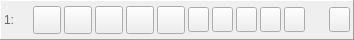
<?xml version="1.0" encoding="UTF-8"?>
<ui version="4.0">
 <class>DriveWidget</class>
 <widget class="QFrame" name="DriveWidget">
  <property name="geometry">
   <rect>
    <x>0</x>
    <y>0</y>
    <width>354</width>
    <height>40</height>
   </rect>
  </property>
  <property name="sizePolicy">
   <sizepolicy hsizetype="Expanding" vsizetype="Fixed">
    <horstretch>0</horstretch>
    <verstretch>0</verstretch>
   </sizepolicy>
  </property>
  <property name="minimumSize">
   <size>
    <width>330</width>
    <height>0</height>
   </size>
  </property>
  <property name="contextMenuPolicy">
   <enum>Qt::ActionsContextMenu</enum>
  </property>
  <property name="windowTitle">
   <string>Frame</string>
  </property>
  <property name="autoFillBackground">
   <bool>false</bool>
  </property>
  <property name="frameShape">
   <enum>QFrame::Panel</enum>
  </property>
  <property name="frameShadow">
   <enum>QFrame::Raised</enum>
  </property>
  <layout class="QHBoxLayout" name="horizontalLayout">
   <property name="spacing">
    <number>3</number>
   </property>
   <property name="leftMargin">
    <number>3</number>
   </property>
   <property name="topMargin">
    <number>3</number>
   </property>
   <property name="rightMargin">
    <number>3</number>
   </property>
   <property name="bottomMargin">
    <number>3</number>
   </property>
   <item>
    <widget class="QLabel" name="driveLabel">
     <property name="enabled">
      <bool>true</bool>
     </property>
     <property name="sizePolicy">
      <sizepolicy hsizetype="Fixed" vsizetype="Fixed">
       <horstretch>0</horstretch>
       <verstretch>0</verstretch>
      </sizepolicy>
     </property>
     <property name="minimumSize">
      <size>
       <width>26</width>
       <height>26</height>
      </size>
     </property>
     <property name="maximumSize">
      <size>
       <width>26</width>
       <height>26</height>
      </size>
     </property>
     <property name="palette">
      <palette>
       <active>
        <colorrole role="WindowText">
         <brush brushstyle="SolidPattern">
          <color alpha="255">
           <red>104</red>
           <green>104</green>
           <blue>104</blue>
          </color>
         </brush>
        </colorrole>
        <colorrole role="Text">
         <brush brushstyle="SolidPattern">
          <color alpha="255">
           <red>0</red>
           <green>0</green>
           <blue>0</blue>
          </color>
         </brush>
        </colorrole>
       </active>
       <inactive>
        <colorrole role="WindowText">
         <brush brushstyle="SolidPattern">
          <color alpha="255">
           <red>104</red>
           <green>104</green>
           <blue>104</blue>
          </color>
         </brush>
        </colorrole>
        <colorrole role="Text">
         <brush brushstyle="SolidPattern">
          <color alpha="255">
           <red>0</red>
           <green>0</green>
           <blue>0</blue>
          </color>
         </brush>
        </colorrole>
       </inactive>
       <disabled>
        <colorrole role="WindowText">
         <brush brushstyle="SolidPattern">
          <color alpha="255">
           <red>120</red>
           <green>120</green>
           <blue>120</blue>
          </color>
         </brush>
        </colorrole>
        <colorrole role="Text">
         <brush brushstyle="SolidPattern">
          <color alpha="255">
           <red>120</red>
           <green>120</green>
           <blue>120</blue>
          </color>
         </brush>
        </colorrole>
       </disabled>
      </palette>
     </property>
     <property name="text">
      <string>1:</string>
     </property>
     <property name="scaledContents">
      <bool>false</bool>
     </property>
     <property name="margin">
      <number>5</number>
     </property>
    </widget>
   </item>
   <item>
    <widget class="QToolButton" name="buttonMountDisk">
     <property name="enabled">
      <bool>true</bool>
     </property>
     <property name="minimumSize">
      <size>
       <width>28</width>
       <height>28</height>
      </size>
     </property>
     <property name="maximumSize">
      <size>
       <width>28</width>
       <height>28</height>
      </size>
     </property>
    </widget>
   </item>
   <item>
    <widget class="QToolButton" name="buttonMountFolder">
     <property name="enabled">
      <bool>true</bool>
     </property>
     <property name="minimumSize">
      <size>
       <width>28</width>
       <height>28</height>
      </size>
     </property>
     <property name="maximumSize">
      <size>
       <width>28</width>
       <height>28</height>
      </size>
     </property>
    </widget>
   </item>
   <item>
    <widget class="QToolButton" name="buttonSave">
     <property name="enabled">
      <bool>true</bool>
     </property>
     <property name="minimumSize">
      <size>
       <width>28</width>
       <height>28</height>
      </size>
     </property>
     <property name="maximumSize">
      <size>
       <width>28</width>
       <height>28</height>
      </size>
     </property>
     <property name="checkable">
      <bool>true</bool>
     </property>
    </widget>
   </item>
   <item>
    <widget class="QToolButton" name="autoSave">
     <property name="enabled">
      <bool>true</bool>
     </property>
     <property name="minimumSize">
      <size>
       <width>28</width>
       <height>28</height>
      </size>
     </property>
     <property name="maximumSize">
      <size>
       <width>28</width>
       <height>28</height>
      </size>
     </property>
     <property name="toolTip">
      <string/>
     </property>
     <property name="statusTip">
      <string/>
     </property>
     <property name="text">
      <string/>
     </property>
     <property name="checkable">
      <bool>false</bool>
     </property>
     <property name="autoRaise">
      <bool>false</bool>
     </property>
    </widget>
   </item>
   <item>
    <widget class="QToolButton" name="buttonEditDisk">
     <property name="enabled">
      <bool>true</bool>
     </property>
     <property name="minimumSize">
      <size>
       <width>28</width>
       <height>28</height>
      </size>
     </property>
     <property name="maximumSize">
      <size>
       <width>28</width>
       <height>28</height>
      </size>
     </property>
     <property name="checkable">
      <bool>false</bool>
     </property>
    </widget>
   </item>
   <item>
    <widget class="QToolButton" name="buttonToggleChip">
     <property name="enabled">
      <bool>true</bool>
     </property>
     <property name="minimumSize">
      <size>
       <width>21</width>
       <height>25</height>
      </size>
     </property>
     <property name="maximumSize">
      <size>
       <width>21</width>
       <height>25</height>
      </size>
     </property>
     <property name="popupMode">
      <enum>QToolButton::DelayedPopup</enum>
     </property>
     <property name="autoRaise">
      <bool>false</bool>
     </property>
    </widget>
   </item>
   <item>
    <widget class="QToolButton" name="buttonToggleHappy">
     <property name="enabled">
      <bool>true</bool>
     </property>
     <property name="minimumSize">
      <size>
       <width>21</width>
       <height>25</height>
      </size>
     </property>
     <property name="maximumSize">
      <size>
       <width>21</width>
       <height>25</height>
      </size>
     </property>
     <property name="popupMode">
      <enum>QToolButton::DelayedPopup</enum>
     </property>
     <property name="autoRaise">
      <bool>false</bool>
     </property>
    </widget>
   </item>
   <item>
    <widget class="QToolButton" name="buttonNextSide">
     <property name="enabled">
      <bool>true</bool>
     </property>
     <property name="minimumSize">
      <size>
       <width>21</width>
       <height>25</height>
      </size>
     </property>
     <property name="maximumSize">
      <size>
       <width>21</width>
       <height>25</height>
      </size>
     </property>
     <property name="popupMode">
      <enum>QToolButton::DelayedPopup</enum>
     </property>
     <property name="autoRaise">
      <bool>false</bool>
     </property>
    </widget>
   </item>
   <item>
    <widget class="QToolButton" name="buttonToolDisk">
     <property name="enabled">
      <bool>true</bool>
     </property>
     <property name="minimumSize">
      <size>
       <width>21</width>
       <height>25</height>
      </size>
     </property>
     <property name="maximumSize">
      <size>
       <width>21</width>
       <height>25</height>
      </size>
     </property>
     <property name="popupMode">
      <enum>QToolButton::DelayedPopup</enum>
     </property>
     <property name="autoRaise">
      <bool>false</bool>
     </property>
    </widget>
   </item>
   <item>
    <widget class="QToolButton" name="buttonToggleOSB">
     <property name="enabled">
      <bool>true</bool>
     </property>
     <property name="minimumSize">
      <size>
       <width>21</width>
       <height>25</height>
      </size>
     </property>
     <property name="maximumSize">
      <size>
       <width>21</width>
       <height>25</height>
      </size>
     </property>
     <property name="popupMode">
      <enum>QToolButton::DelayedPopup</enum>
     </property>
     <property name="autoRaise">
      <bool>false</bool>
     </property>
    </widget>
   </item>
   <item>
    <layout class="QVBoxLayout" name="verticalLayout">
     <property name="spacing">
      <number>0</number>
     </property>
     <property name="leftMargin">
      <number>5</number>
     </property>
     <property name="rightMargin">
      <number>5</number>
     </property>
     <item>
      <widget class="QLabel" name="labelFileName">
       <property name="enabled">
        <bool>true</bool>
       </property>
       <property name="sizePolicy">
        <sizepolicy hsizetype="Ignored" vsizetype="Fixed">
         <horstretch>0</horstretch>
         <verstretch>0</verstretch>
        </sizepolicy>
       </property>
       <property name="font">
        <font>
         <family>MS Shell Dlg 2</family>
         <pointsize>8</pointsize>
         <italic>false</italic>
         <bold>false</bold>
        </font>
       </property>
       <property name="autoFillBackground">
        <bool>false</bool>
       </property>
       <property name="text">
        <string/>
       </property>
       <property name="textFormat">
        <enum>Qt::PlainText</enum>
       </property>
       <property name="wordWrap">
        <bool>false</bool>
       </property>
      </widget>
     </item>
     <item>
      <widget class="QLabel" name="labelImageProperties">
       <property name="enabled">
        <bool>true</bool>
       </property>
       <property name="sizePolicy">
        <sizepolicy hsizetype="Preferred" vsizetype="Fixed">
         <horstretch>0</horstretch>
         <verstretch>0</verstretch>
        </sizepolicy>
       </property>
       <property name="palette">
        <palette>
         <active>
          <colorrole role="WindowText">
           <brush brushstyle="SolidPattern">
            <color alpha="255">
             <red>128</red>
             <green>128</green>
             <blue>128</blue>
            </color>
           </brush>
          </colorrole>
          <colorrole role="Mid">
           <brush brushstyle="SolidPattern">
            <color alpha="255">
             <red>157</red>
             <green>155</green>
             <blue>144</blue>
            </color>
           </brush>
          </colorrole>
         </active>
         <inactive>
          <colorrole role="WindowText">
           <brush brushstyle="SolidPattern">
            <color alpha="255">
             <red>128</red>
             <green>128</green>
             <blue>128</blue>
            </color>
           </brush>
          </colorrole>
          <colorrole role="Mid">
           <brush brushstyle="SolidPattern">
            <color alpha="255">
             <red>157</red>
             <green>155</green>
             <blue>144</blue>
            </color>
           </brush>
          </colorrole>
         </inactive>
         <disabled>
          <colorrole role="WindowText">
           <brush brushstyle="SolidPattern">
            <color alpha="255">
             <red>118</red>
             <green>116</green>
             <blue>108</blue>
            </color>
           </brush>
          </colorrole>
          <colorrole role="Mid">
           <brush brushstyle="SolidPattern">
            <color alpha="255">
             <red>157</red>
             <green>155</green>
             <blue>144</blue>
            </color>
           </brush>
          </colorrole>
         </disabled>
        </palette>
       </property>
       <property name="textFormat">
        <enum>Qt::PlainText</enum>
       </property>
       <property name="alignment">
        <set>Qt::AlignLeading|Qt::AlignLeft|Qt::AlignVCenter</set>
       </property>
       <property name="wordWrap">
        <bool>false</bool>
       </property>
      </widget>
     </item>
    </layout>
   </item>
   <item>
    <widget class="QToolButton" name="buttonEject">
     <property name="enabled">
      <bool>true</bool>
     </property>
     <property name="minimumSize">
      <size>
       <width>21</width>
       <height>25</height>
      </size>
     </property>
     <property name="maximumSize">
      <size>
       <width>21</width>
       <height>25</height>
      </size>
     </property>
     <property name="popupMode">
      <enum>QToolButton::DelayedPopup</enum>
     </property>
     <property name="autoRaise">
      <bool>false</bool>
     </property>
    </widget>
   </item>
  </layout>
  <action name="actionMountDisk">
   <property name="icon">
    <iconset resource="../resources/icons.qrc">
     <normaloff>:/icons/silk-icons/icons/disk.png</normaloff>:/icons/silk-icons/icons/disk.png</iconset>
   </property>
   <property name="text">
    <string>Mount disk image...</string>
   </property>
   <property name="toolTip">
    <string>Mount a disk image</string>
   </property>
   <property name="statusTip">
    <string>Mount a disk image to D%1</string>
   </property>
  </action>
  <action name="actionMountFolder">
   <property name="icon">
    <iconset resource="../resources/icons.qrc">
     <normaloff>:/icons/silk-icons/icons/folder.png</normaloff>:/icons/silk-icons/icons/folder.png</iconset>
   </property>
   <property name="text">
    <string>Mount folder image...</string>
   </property>
   <property name="toolTip">
    <string>Mount a folder image</string>
   </property>
   <property name="statusTip">
    <string>Mount a folder image to D%1</string>
   </property>
  </action>
  <action name="actionEject">
   <property name="enabled">
    <bool>false</bool>
   </property>
   <property name="icon">
    <iconset resource="../resources/icons.qrc">
     <normaloff>:/icons/silk-icons/icons/control_eject.png</normaloff>:/icons/silk-icons/icons/control_eject.png</iconset>
   </property>
   <property name="text">
    <string>Unmount</string>
   </property>
   <property name="toolTip">
    <string>Unmount</string>
   </property>
   <property name="statusTip">
    <string>Unmount D%1</string>
   </property>
  </action>
  <action name="actionWriteProtect">
   <property name="checkable">
    <bool>true</bool>
   </property>
   <property name="enabled">
    <bool>false</bool>
   </property>
   <property name="icon">
    <iconset resource="../resources/icons.qrc">
     <normaloff>:/icons/silk-icons/icons/lock_open.png</normaloff>
     <normalon>:/icons/silk-icons/icons/lock.png</normalon>:/icons/silk-icons/icons/lock_open.png</iconset>
   </property>
   <property name="text">
    <string>Write protected</string>
   </property>
   <property name="toolTip">
    <string>Toggle write protection</string>
   </property>
   <property name="statusTip">
    <string>Toggle write protection for D%1</string>
   </property>
  </action>
  <action name="actionEditDisk">
   <property name="checkable">
    <bool>true</bool>
   </property>
   <property name="enabled">
    <bool>false</bool>
   </property>
   <property name="icon">
    <iconset resource="../resources/icons.qrc">
     <normaloff>:/icons/silk-icons/icons/folder_edit.png</normaloff>:/icons/silk-icons/icons/folder_edit.png</iconset>
   </property>
   <property name="text">
    <string>Explore..</string>
   </property>
   <property name="toolTip">
    <string>Show properties</string>
   </property>
   <property name="statusTip">
    <string>Show D%1's properties</string>
   </property>
  </action>
  <action name="actionSave">
   <property name="enabled">
    <bool>false</bool>
   </property>
   <property name="icon">
    <iconset resource="../resources/icons.qrc">
     <normaloff>:/icons/silk-icons/icons/drive_save.png</normaloff>:/icons/silk-icons/icons/drive_save.png</iconset>
   </property>
   <property name="text">
    <string>Save</string>
   </property>
   <property name="toolTip">
    <string>Save image</string>
   </property>
   <property name="statusTip">
    <string>Save D%1</string>
   </property>
  </action>
  <action name="actionRevert">
   <property name="enabled">
    <bool>false</bool>
   </property>
   <property name="icon">
    <iconset resource="../resources/icons.qrc">
     <normaloff>:/icons/silk-icons/icons/arrow_undo.png</normaloff>:/icons/silk-icons/icons/arrow_undo.png</iconset>
   </property>
   <property name="text">
    <string>Revert to original</string>
   </property>
   <property name="toolTip">
    <string>Revert image to its last saved state</string>
   </property>
   <property name="statusTip">
    <string>Revert D%1 to its last saved state</string>
   </property>
  </action>
  <action name="actionSaveAs">
   <property name="enabled">
    <bool>false</bool>
   </property>
   <property name="icon">
    <iconset resource="../resources/icons.qrc">
     <normaloff>:/icons/silk-icons/icons/drive_rename.png</normaloff>:/icons/silk-icons/icons/drive_rename.png</iconset>
   </property>
   <property name="text">
    <string>Save as...</string>
   </property>
   <property name="toolTip">
    <string>Save to a file</string>
   </property>
   <property name="statusTip">
    <string>Save D%1 to a file</string>
   </property>
  </action>
  <action name="actionAutoSave">
   <property name="checkable">
    <bool>true</bool>
   </property>
   <property name="checked">
    <bool>false</bool>
   </property>
   <property name="enabled">
    <bool>false</bool>
   </property>
   <property name="icon">
    <iconset resource="../resources/icons.qrc">
     <normaloff>:/icons/silk-icons/icons/drive_go.png</normaloff>:/icons/silk-icons/icons/drive_go.png</iconset>
   </property>
   <property name="text">
    <string>Auto save</string>
   </property>
   <property name="toolTip">
    <string>Commit changes to this disk automatically</string>
   </property>
   <property name="statusTip">
    <string>Toggle Auto Commit ON/OFF</string>
   </property>
  </action>
  <action name="actionBootOption">
   <property name="enabled">
    <bool>false</bool>
   </property>
   <property name="icon">
    <iconset resource="../resources/icons.qrc">
     <normaloff>:/icons/oxygen-icons/16x16/actions/flag_green.png</normaloff>:/icons/oxygen-icons/16x16/actions/flag_green.png</iconset>
   </property>
   <property name="text">
    <string>Folder Boot Options</string>
   </property>
   <property name="toolTip">
    <string>Change Boot Options</string>
   </property>
  </action>
  <action name="actionToggleChip">
   <property name="checkable">
    <bool>true</bool>
   </property>
   <property name="enabled">
    <bool>false</bool>
   </property>
   <property name="icon">
    <iconset resource="../resources/icons.qrc">
     <normaloff>:/icons/silk-icons/icons/package_delete.png</normaloff>
     <normalon>:/icons/silk-icons/icons/package_go.png</normalon>:/icons/silk-icons/icons/package_delete.png</iconset>
   </property>
   <property name="text">
    <string>Toggle Chip/Super Archiver compatibility</string>
   </property>
   <property name="toolTip">
    <string>Enable or disable Chip/Super Archiver compatibility. When enabled, the Chip is open</string>
   </property>
  </action>
  <action name="actionToggleHappy">
   <property name="checkable">
    <bool>true</bool>
   </property>
   <property name="enabled">
    <bool>false</bool>
   </property>
   <property name="icon">
    <iconset resource="../resources/icons.qrc">
     <normaloff>:/icons/silk-icons/icons/emoticon_unhappy.png</normaloff>
     <normalon>:/icons/silk-icons/icons/emoticon_happy.png</normalon>:/icons/silk-icons/icons/emoticon_unhappy.png</iconset>
   </property>
   <property name="text">
    <string>Toggle Happy compatibility</string>
   </property>
   <property name="toolTip">
    <string>Enable or disable Happy compatibility. When enabled, the drive is in Happy mode</string>
   </property>
  </action>
  <action name="actionNextSide">
   <property name="checkable">
    <bool>true</bool>
   </property>
   <property name="enabled">
    <bool>false</bool>
   </property>
   <property name="icon">
    <iconset resource="../resources/icons.qrc">
     <normaloff>:/icons/oxygen-icons/16x16/actions/2rightarrow.png</normaloff>:/icons/oxygen-icons/16x16/actions/2rightarrow.png</iconset>
   </property>
   <property name="text">
    <string>Load next software disk or side</string>
   </property>
   <property name="toolTip">
    <string>Load next software disk or side</string>
   </property>
  </action>
  <action name="actionToolDisk">
   <property name="checkable">
    <bool>true</bool>
   </property>
   <property name="enabled">
    <bool>false</bool>
   </property>
   <property name="icon">
    <iconset resource="../resources/icons.qrc">
     <normaloff>:/icons/silk-icons/icons/shield.png</normaloff>
     <normalon>:/icons/silk-icons/icons/shield_go.png</normalon>:/icons/silk-icons/icons/shield.png</iconset>
   </property>
   <property name="text">
    <string>Boot tool disk image</string>
   </property>
   <property name="toolTip">
    <string>Boot tool disk image the next time the Atari is powered on</string>
   </property>
  </action>
  <action name="actionToggleOSB">
   <property name="checkable">
    <bool>true</bool>
   </property>
   <property name="enabled">
    <bool>false</bool>
   </property>
   <property name="icon">
    <iconset resource="../resources/icons.qrc">
     <normaloff>:/icons/other-icons/toggleosb.png</normaloff>:/icons/other-icons/toggleosb.png</iconset>
   </property>
   <property name="text">
    <string>Boot translator disk image</string>
   </property>
   <property name="toolTip">
    <string>Boot translator disk image the next time the Atari is powered on</string>
   </property>
  </action>
 </widget>
 <resources>
  <include location="../resources/icons.qrc"/>
 </resources>
 <connections/>
</ui>
